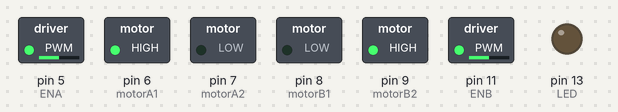
A sketch run on a simulated Arduino Uno, built with avr-gcc and run on an emulated ATmega328P. Parts: switched loads named in the sketch (green lamp = pin HIGH), output pins drawn as LEDs (lit = HIGH).

Above: at 0.1 s.
At 5.3 s:
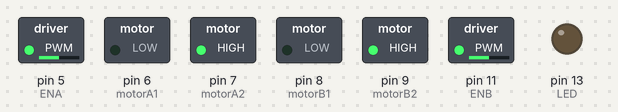
At 8.5 s:
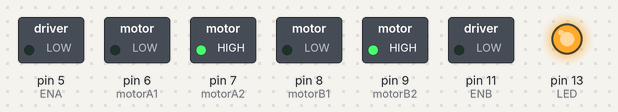
At 9.0 s:
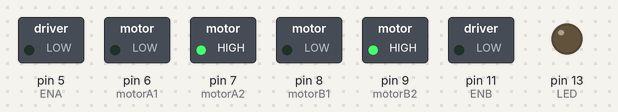
Timing chart, 0 to 10.5 s (numbered marks = the images above):
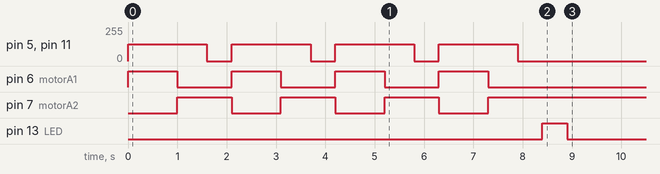

The sketch:

PreLab10-17-17.ino
```cpp
/*
 * Michael Georgariou
 * Pre-Lab 5
 * EE 151-03
 */

int motorA1 = 6; // IN A1 or IN1 (Motor A Direction)
int motorA2 = 7; // IN A2 or IN2 (Motor A Direction)
int motorB1 = 8; // IN B1 or IN3 (Motor B Direction)
int motorB2 = 9; // IN B2 or IN4 (Motor B Direction)
int ENA = 5; // ENA (PWM or Enable for Motor A)
int ENB = 11; // ENB (PWM or Enable for Motor B)
int LED = 13;

void setup() {
  pinMode(motorA1, OUTPUT);
  pinMode(motorA2, OUTPUT);
  pinMode(motorB1, OUTPUT);
  pinMode(motorB2, OUTPUT);
  pinMode(ENA, OUTPUT);
  pinMode(ENB, OUTPUT);
  pinMode(LED, OUTPUT);

  //Trace Out Square Path
  forwards();
  delay(1000);
  NinetyClockwise();
  delay(600);
  StopIt();
  delay(500);

  forwards();
  delay(1000);
  NinetyClockwise();
  delay(600);
  StopIt();
  delay(500);

  forwards();
  delay(1000);
  NinetyClockwise();
  delay(600);
  StopIt();
  delay(500);

  forwards();
  delay(1000);
  NinetyClockwise();
  delay(600);
  StopIt();
  delay(500);

  FlashLED();

}

void backwards() {
  analogWrite(ENA, 127);      //half speed
  analogWrite(ENB, 127);
  digitalWrite(motorA1, LOW);  //motor A backward
  digitalWrite(motorA2, HIGH);
  digitalWrite(motorB1, HIGH);  //motor B backward
  digitalWrite(motorB2, LOW);
}

void forwards() {
  analogWrite(ENA, 127);      //half speed
  analogWrite(ENB, 127);
  digitalWrite(motorA1, HIGH);  //motor A forward
  digitalWrite(motorA2, LOW);
  digitalWrite(motorB1, LOW);   //motor B forward
  digitalWrite(motorB2, HIGH);
}

void NinetyClockwise() {
  analogWrite(ENA, 127);      //half speed
  analogWrite(ENB, 127);
  digitalWrite(motorA1, LOW);  //motor A backward
  digitalWrite(motorA2, HIGH);
  digitalWrite(motorB1, LOW);   //motor B forward
  digitalWrite(motorB2, HIGH);
}

void NinetyCC() {
  analogWrite(ENA, 127);      //half speed
  analogWrite(ENB, 127);
  digitalWrite(motorA1, HIGH);  //motor A forward
  digitalWrite(motorA2, LOW);
  digitalWrite(motorB1, HIGH);   //motor B backward
  digitalWrite(motorB2, LOW);
}

void Clockwise() {
  analogWrite(ENA, 0);       //25% speed
  analogWrite(ENB, 200);      //78% speed
  digitalWrite(motorA1, HIGH);  //motor A forward
  digitalWrite(motorA2, LOW);
  digitalWrite(motorB1, LOW);   //motor B forward
  digitalWrite(motorB2, HIGH);
}

void CounterClockwise() {
  analogWrite(ENA, 200);       //25% speed
  analogWrite(ENB, 0);      //78% speed
  digitalWrite(motorA1, HIGH);  //motor A forward
  digitalWrite(motorA2, LOW);
  digitalWrite(motorB1, LOW);   //motor B forward
  digitalWrite(motorB2, HIGH);
}

void StopIt() {
  digitalWrite(ENA, LOW);   //turns off two motors
  digitalWrite(ENB, LOW);
}

void FlashLED() {
  digitalWrite(LED, HIGH);
  delay(500);
  digitalWrite(LED, LOW);
}

void loop() {

}
```
